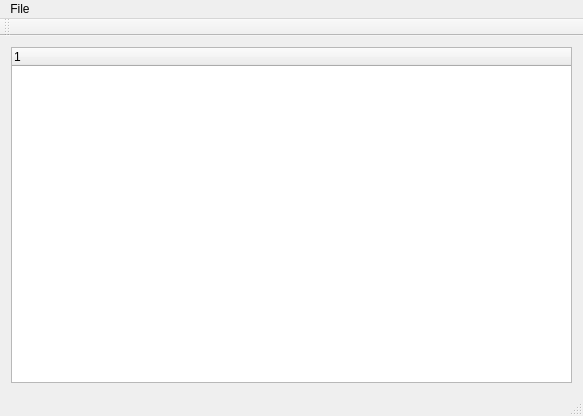
<?xml version="1.0" encoding="UTF-8"?>
<ui version="4.0">
 <class>MainWindow</class>
 <widget class="QMainWindow" name="MainWindow">
  <property name="geometry">
   <rect>
    <x>0</x>
    <y>0</y>
    <width>583</width>
    <height>416</height>
   </rect>
  </property>
  <property name="windowTitle">
   <string>JSW Mail2000 to VCard</string>
  </property>
  <widget class="QWidget" name="centralWidget">
   <layout class="QHBoxLayout" name="horizontalLayout">
    <item>
     <widget class="QTreeWidget" name="treeWidget">
      <property name="columnCount">
       <number>1</number>
      </property>
      <column>
       <property name="text">
        <string notr="true"/>
       </property>
      </column>
     </widget>
    </item>
   </layout>
  </widget>
  <widget class="QMenuBar" name="menuBar">
   <property name="geometry">
    <rect>
     <x>0</x>
     <y>0</y>
     <width>583</width>
     <height>22</height>
    </rect>
   </property>
   <widget class="QMenu" name="menuFile">
    <property name="title">
     <string>File</string>
    </property>
    <addaction name="actionOpen"/>
    <addaction name="actionSave"/>
   </widget>
   <addaction name="menuFile"/>
  </widget>
  <widget class="QToolBar" name="mainToolBar">
   <attribute name="toolBarArea">
    <enum>TopToolBarArea</enum>
   </attribute>
   <attribute name="toolBarBreak">
    <bool>false</bool>
   </attribute>
  </widget>
  <widget class="QStatusBar" name="statusBar"/>
  <action name="actionOpen">
   <property name="text">
    <string>Open</string>
   </property>
   <property name="shortcut">
    <string>Ctrl+F</string>
   </property>
  </action>
  <action name="actionSave">
   <property name="text">
    <string>Save</string>
   </property>
   <property name="shortcut">
    <string>Ctrl+S</string>
   </property>
  </action>
 </widget>
 <layoutdefault spacing="6" margin="11"/>
 <resources/>
 <connections/>
</ui>
